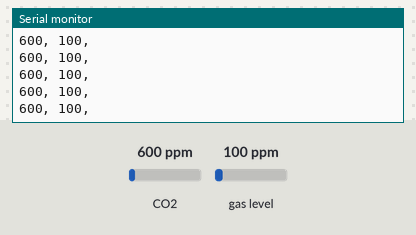
A sketch run on a simulated Arduino Uno, built with avr-gcc and run on an emulated ATmega328P. Shown: the last lines printed to the serial monitor. The inputs (shaded band) are chosen by the test bench; at power-on: CO2 600 ppm, gas level 100 ppm.

Above: at 1.2 s.
1.3 s: CO2 set to 452 ppm
At 2.2 s:
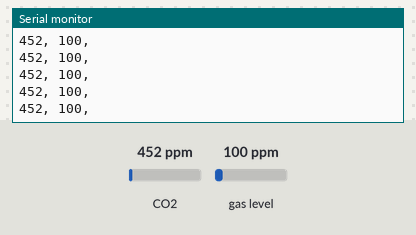
4.3 s: gas level set to 20 ppm
At 5.3 s:
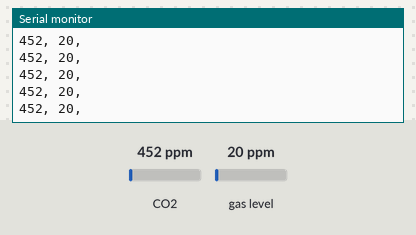
7.3 s: CO2 set to 1050 ppm
At 8.4 s:
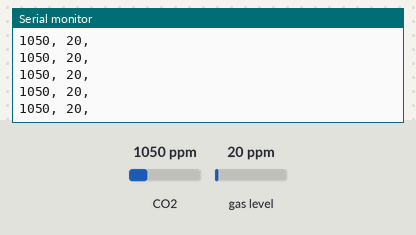
Timing chart, 0 to 10.3 s (numbered marks = the images above; inputs shaded):
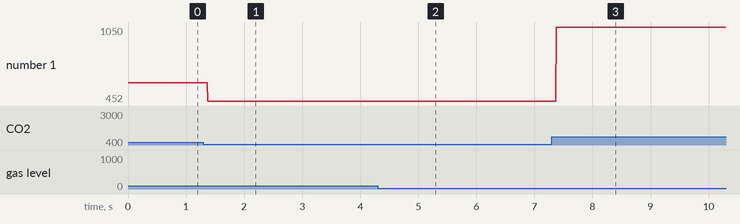

Measured:
- after the input at 1.3 s, the serial monitor: prints a new line after 0.07 s (image 1)
- after the input at 4.3 s, the serial monitor: prints a new line after 0.07 s (image 2)
- after the input at 7.3 s, the serial monitor: prints a new line after 0.08 s (image 3)
- plotted number 1: 600 → 452 after the input at 1.3 s, 452 → 1050 after the input at 7.3 s

The sketch:

CCS811_funcion.ino
```cpp
#include <Wire.h>
#include "Adafruit_CCS811.h"

Adafruit_CCS811 ccs;


void setup() {
  Serial.begin(9600);


  if(!ccs.begin()){
    Serial.println("Fallo al iniciar Sensor");
  }

}

void loop() {
  Serial.println(CCS811());

}

String CCS811(){
    String z="";
    String co2="";
    String tvoc="";
    if(ccs.available()){
        if(!ccs.readData()){
            co2 = ccs.geteCO2();
            tvoc = ccs.getTVOC();
            z = co2 + ", " + tvoc + ", ";
        }
        else{
            Serial.println("Error en la lectura de datos!!");
            co2 = "---";                        //EN CASO DE ERROR DE LECTURA IMPRIME "---" EN LUGAR DEL DATO
            tvoc = "---";
            z = co2 + ", " + tvoc + ", ";
        }
    }else{
        co2 = "xxx";
        tvoc = "xxx";                           //EN CASO DE FALLO DEL SENSOR IMPRIME "xxx" EN LUGAR DEL DATO
        z = co2 + ", " + tvoc + ", ";
    }
    return z;
}
```
